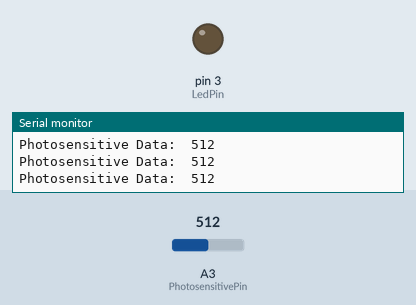
Simulated run of this sketch. Board: Arduino Uno, built with avr-gcc and run on an emulated ATmega328P. Shown: output pins drawn as LEDs (lit = HIGH), the last lines printed to the serial monitor. The test bench sets the inputs (shaded band); at power-on: A3 (PhotosensitivePin) = 512.

Above: at 1.2 s.
1.3 s: A3 (PhotosensitivePin) set to 52
4.3 s: A3 (PhotosensitivePin) set to 47
At 5.5 s:
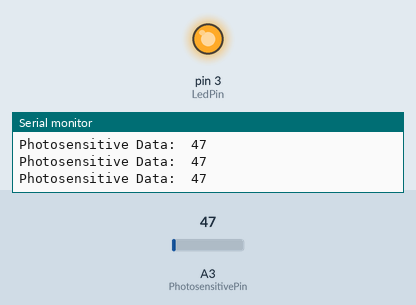
5.8 s: A3 (PhotosensitivePin) set to 1023
At 6.2 s:
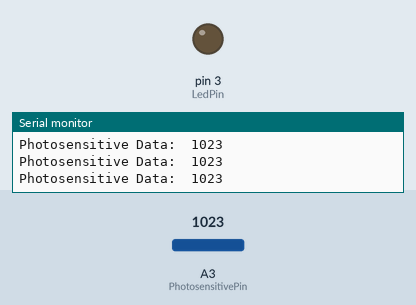
7.3 s: A3 (PhotosensitivePin) set to 0
At 7.8 s:
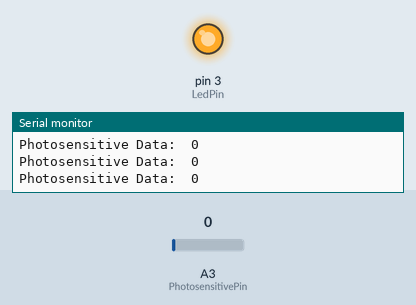
Timing chart, 0 to 10.3 s (numbered marks = the images above; inputs shaded):
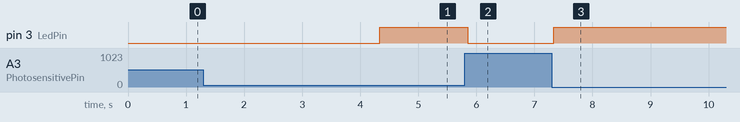

Measured:
- the behaviour switches between 50 and 49 on A3 (PhotosensitivePin) (found by bisection; images 0 and 1)
- after the input at 4.3 s, pin 3 (LedPin): LOW → HIGH at once
- after the input at 5.8 s, pin 3 (LedPin): HIGH → LOW after 0.05 s
- after the input at 7.3 s, pin 3 (LedPin): LOW → HIGH at once

The sketch:

photosensitive.ino
```cpp
#define PhotosensitivePin  A3//定义光敏传感器模块引脚
#define LedPin 3//定义LED模块引脚
int  PhotosensitiveValue = 0 ;//定义数字变量,读取光敏值
void setup()
{
  Serial.begin(9600);//设置串口波特率
  pinMode(PhotosensitivePin, INPUT);//设置光敏传感器模块引脚为输入
  pinMode(LedPin, OUTPUT);//设置LED模块引脚为输出
}
void loop()
{
  PhotosensitiveValue = analogRead(PhotosensitivePin);//读取光敏值
  Serial.print("Photosensitive Data:  ");
  Serial.println(PhotosensitiveValue);//打印光敏值
  if (PhotosensitiveValue < 50) { //打印光敏值
    digitalWrite(LedPin, HIGH);//如果光敏值小于50则执行此处,LED引脚为高电平
  } else {
    digitalWrite(LedPin, LOW);//如果光敏值小于50则执行此处,LED引脚为低电平
  }
}
```
